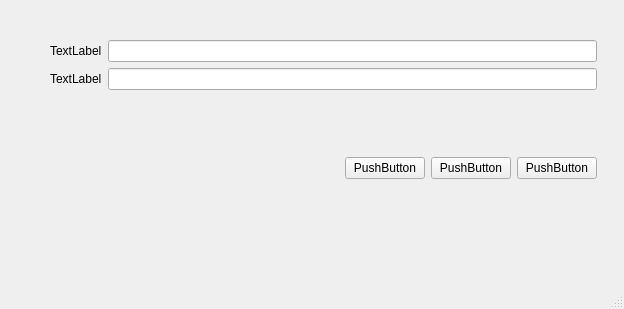
<?xml version="1.0" encoding="UTF-8"?>
<ui version="4.0">
 <class>MainWindow</class>
 <widget class="QMainWindow" name="MainWindow">
  <property name="geometry">
   <rect>
    <x>0</x>
    <y>0</y>
    <width>624</width>
    <height>309</height>
   </rect>
  </property>
  <property name="windowTitle">
   <string>MainWindow</string>
  </property>
  <widget class="QWidget" name="centralwidget">
   <widget class="QWidget" name="">
    <property name="geometry">
     <rect>
      <x>50</x>
      <y>40</y>
      <width>547</width>
      <height>139</height>
     </rect>
    </property>
    <layout class="QVBoxLayout" name="verticalLayout">
     <item>
      <layout class="QHBoxLayout" name="horizontalLayout">
       <item>
        <widget class="QLabel" name="label">
         <property name="text">
          <string>TextLabel</string>
         </property>
        </widget>
       </item>
       <item>
        <widget class="QLineEdit" name="lineEdit"/>
       </item>
      </layout>
     </item>
     <item>
      <layout class="QHBoxLayout" name="horizontalLayout_3">
       <item>
        <widget class="QLabel" name="label_2">
         <property name="text">
          <string>TextLabel</string>
         </property>
        </widget>
       </item>
       <item>
        <widget class="QLineEdit" name="lineEdit_2"/>
       </item>
      </layout>
     </item>
     <item>
      <spacer name="verticalSpacer_2">
       <property name="orientation">
        <enum>Qt::Vertical</enum>
       </property>
       <property name="sizeHint" stdset="0">
        <size>
         <width>20</width>
         <height>60</height>
        </size>
       </property>
      </spacer>
     </item>
     <item>
      <layout class="QHBoxLayout" name="horizontalLayout_4">
       <item>
        <spacer name="horizontalSpacer">
         <property name="orientation">
          <enum>Qt::Horizontal</enum>
         </property>
         <property name="sizeHint" stdset="0">
          <size>
           <width>40</width>
           <height>20</height>
          </size>
         </property>
        </spacer>
       </item>
       <item>
        <widget class="QPushButton" name="pushButton">
         <property name="text">
          <string>PushButton</string>
         </property>
        </widget>
       </item>
       <item>
        <widget class="QPushButton" name="pushButton_2">
         <property name="text">
          <string>PushButton</string>
         </property>
        </widget>
       </item>
       <item>
        <widget class="QPushButton" name="pushButton_3">
         <property name="text">
          <string>PushButton</string>
         </property>
        </widget>
       </item>
      </layout>
     </item>
    </layout>
   </widget>
  </widget>
  <widget class="QMenuBar" name="menubar">
   <property name="geometry">
    <rect>
     <x>0</x>
     <y>0</y>
     <width>624</width>
     <height>21</height>
    </rect>
   </property>
  </widget>
  <widget class="QStatusBar" name="statusbar"/>
 </widget>
 <tabstops>
  <tabstop>lineEdit</tabstop>
  <tabstop>lineEdit_2</tabstop>
  <tabstop>pushButton</tabstop>
  <tabstop>pushButton_2</tabstop>
  <tabstop>pushButton_3</tabstop>
 </tabstops>
 <resources/>
 <connections/>
</ui>
